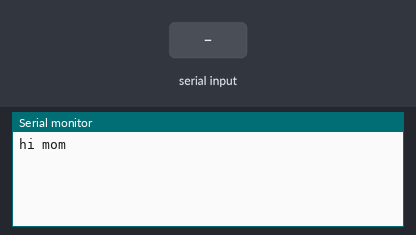
A sketch run on a simulated Arduino Mega 2560, built with avr-gcc and run on an emulated ATmega2560. Shown: the last lines printed to the serial monitor. The test bench sets the inputs (shaded band).

Above: at 1.2 s.
1.3 s: "1" received over the second serial link
At 2.5 s:
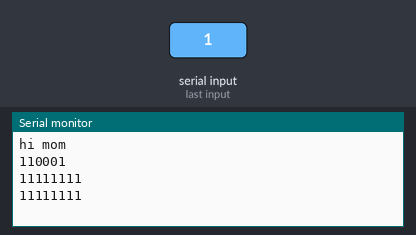
2.8 s: "0" received over the second serial link
At 3.8 s:
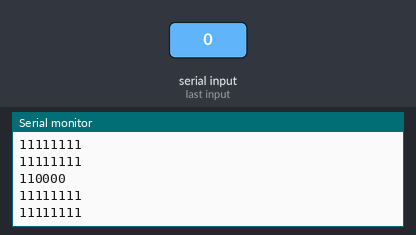
4.3 s: "2" received over the second serial link
At 4.9 s:
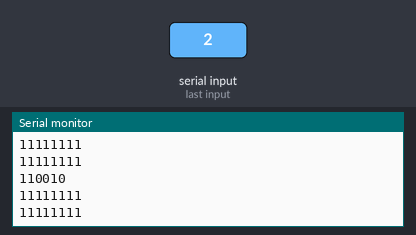
Timing chart, 0 to 7.3 s (numbered marks = the images above; inputs shaded):
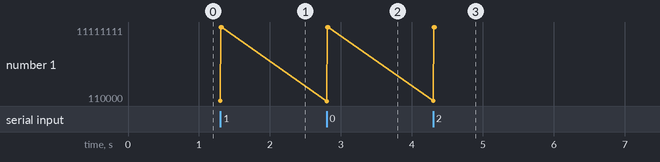

Measured:
- after the input at 1.3 s, the serial monitor: prints a new line at once (image 1)
- after the input at 2.8 s, the serial monitor: prints a new line at once (image 2)
- after the input at 4.3 s, the serial monitor: prints a new line at once (image 3)

The sketch:

ReceiveMidiwithinterrupt_AmandaGhassaei.ino
```cpp
// (licence header left out)
byte commandByte;
byte noteByte;
byte velocityByte;

void setup(){
  Serial.begin(9600);
  Serial1.begin(31250);
  Serial.println("hi mom");

  cli();//stop interrupts

  //set timer2 interrupt every 128us
  TCCR2A = 0;// set entire TCCR2A register to 0
  TCCR2B = 0;// same for TCCR2B
  TCNT2  = 0;//initialize counter value to 0
  // set compare match register for 7.8khz increments
  OCR2A = 255;// = (16*10^6) / (7812.5*8) - 1 (must be <256)
  // turn on CTC mode
  TCCR2A |= (1 << WGM21);
  // Set CS11 bit for 8 prescaler
  TCCR2B |= (1 << CS11);
  // enable timer compare interrupt
  TIMSK2 |= (1 << OCIE2A);

  sei();//allow interrupts

}


ISR(TIMER2_COMPA_vect) {//checks for incoming midi every 128us
  do{
    if (Serial1.available()){
      commandByte = Serial1.read();//read first byte
      noteByte = Serial1.read();//read next byte
      velocityByte = Serial1.read();//read final byte
       Serial.println(commandByte, BIN);
        Serial.println(noteByte, BIN);
        Serial.println(velocityByte, BIN);
    }
  }
  while (Serial1.available() > 2);//when at least three bytes available
}

void loop(){
  //do whatever here
}
```
